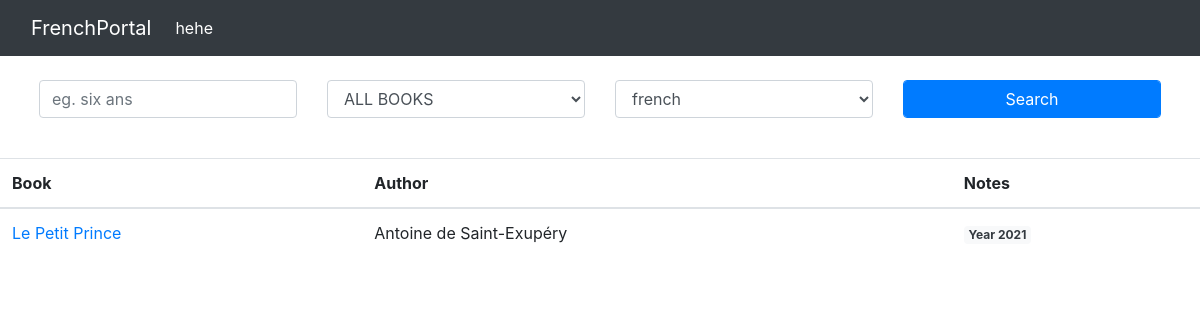
/, run on an earlier commit of the app's database.
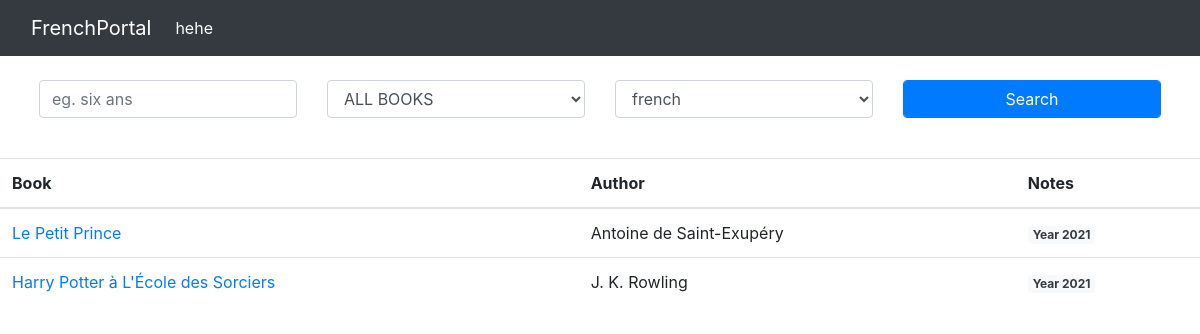
And on a later commit of the database.
### original_text/models.py (models this page shows)
class Book(models.Model):
    title = models.CharField(max_length=300,null=True, blank=True)
    author = models.CharField(max_length=300,null=True, blank=True)
    translation_eng = models.TextField(null=True,blank=True)
    translation_chi = models.TextField(null=True, blank=True)
    timestamp = models.DateTimeField(auto_now_add=True)
    note = models.CharField(max_length=500,default='none')
    priority = models.BooleanField(default=False)
    finished = models.BooleanField(default=False)

### original_text/views.py (the view)
# urls.py: path('', BookView.as_view(),name='book'),
class BookView(ListView):
    template_name = 'original_text/home.html'
    context_object_name = 'results'
    model = Book
    def get_queryset(self):
        all_books=Book.objects.all()
        results = {'all_books': all_books,
                   'text_language':['french','english']
                   }
        return results

### templates/original_text/home.html
{% extends "original_text/base.html" %}
{% block body %}
    <table class="table table-hover">
            <thead>
                <tr>
                  <th scope="col">Book</th>
                  <th scope="col">Author</th>
                    <th scope="col">Notes</th>
                </tr>
            </thead>
            <tbody>
            {% for book in results.all_books %}
                <tr>
                <td><a href="{% url 'original_text:sentence' pk=book.pk %}">{{ book.title }}</a></td>
                <td>{{ book.author }}</td>
                <td><span class="badge bg-light text-dark">Year 2021</span></td>
                </tr>
            {% endfor %}
            </tbody>
    </table>
{% endblock %}

### templates/original_text/base.html (shortened to what this page needs)
<!doctype html>
<html lang="en">
  <head>
    <link rel="stylesheet" href="https://stackpath.bootstrapcdn.com/bootstrap/4.5.2/css/bootstrap.min.css">
  </head>
  <body>
        <nav class="navbar navbar-expand-lg navbar-dark bg-dark">
  <div class="container-fluid">
    <a class="navbar-brand" href="{% url 'original_text:book' %}">FrenchPortal</a>
    <div class="collapse navbar-collapse" id="navbarSupportedContent">
      <ul class="navbar-nav me-auto mb-2 mb-lg-0">
        <li class="nav-item">
          <a class="nav-link active" aria-current="page" href="#">hehe</a>
        </li>
      </ul>
    </div>
  </div>
</nav>
        <div class="col-md-12 tab-wrap">
        <div class="tab-content p-4" id="v-pills-tabContent">
                          <div class="tab-pane fade show active" id="v-pills-1" role="tabpanel" aria-labelledby="v-pills-nextgen-tab">
                            <form action="{% url 'original_text:search' %}" class="search-job" method="get">
                                <div class="row">
                                    <div class="col-md">
                                        <div class="form-group">
                                            <div class="form-field">
                                                <input type="text" name='text_book' class="form-control" placeholder="eg. six ans">
                                              </div>
                                          </div>
                                    </div>
                                    <div class="col-md">
                                        <div class="form-group">
                                            <div class="form-field">
                                                <div class="select-wrap">
                                                      <select name="book_title" id="" class="form-control">
                                                          <option value="all">ALL BOOKS</option>
                                                      </select>
                                                 </div>
                                               </div>
                                           </div>
                                     </div>
                                    <div class="col-md">
                                        <div class="form-group">
                                            <div class="form-field">
                                                <div class="select-wrap">
                                                      <select name="text_language" id="" class="form-control">
                                                          {% for language in results.text_language %}
                                                             <option value="{{ language }}">{{ language }}</option>
                                                          {% endfor %}
                                                      </select>
                                                 </div>
                                               </div>
                                          </div>
                                    </div>
                                    <div class="col-md">
                                        <div class="form-group">
                                            <div class="form-field">
                                                <input type="submit" value="Search" class="form-control btn btn-primary">
                                              </div>
                                        </div>
                                    </div>
                                </div>
                            </form>
                          </div>
                        </div>
        </div>
        {% block body %}
        {% endblock %}
  </body>
</html>

What changed in the data, as far as the page shows it:
added Book: title "Harry Potter à L'École des Sorciers", author "J. K. Rowling"
